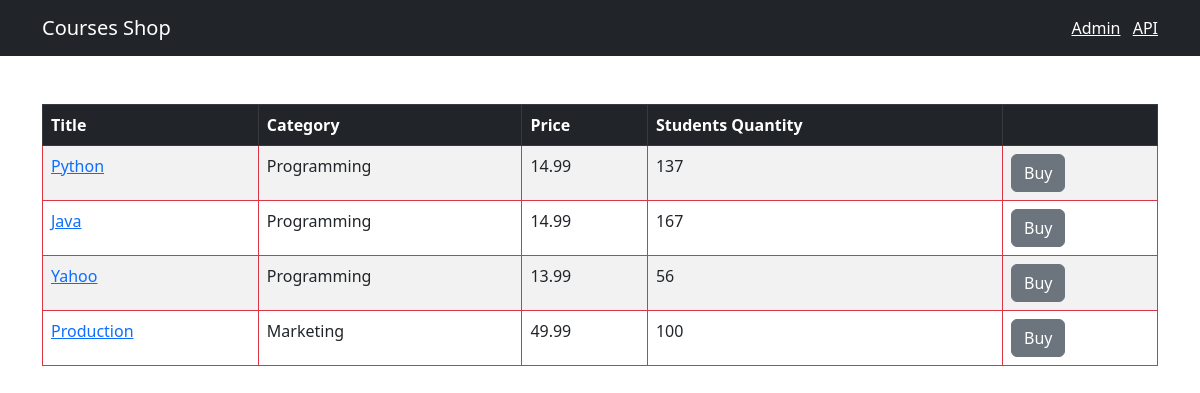
The app's page /, older data.
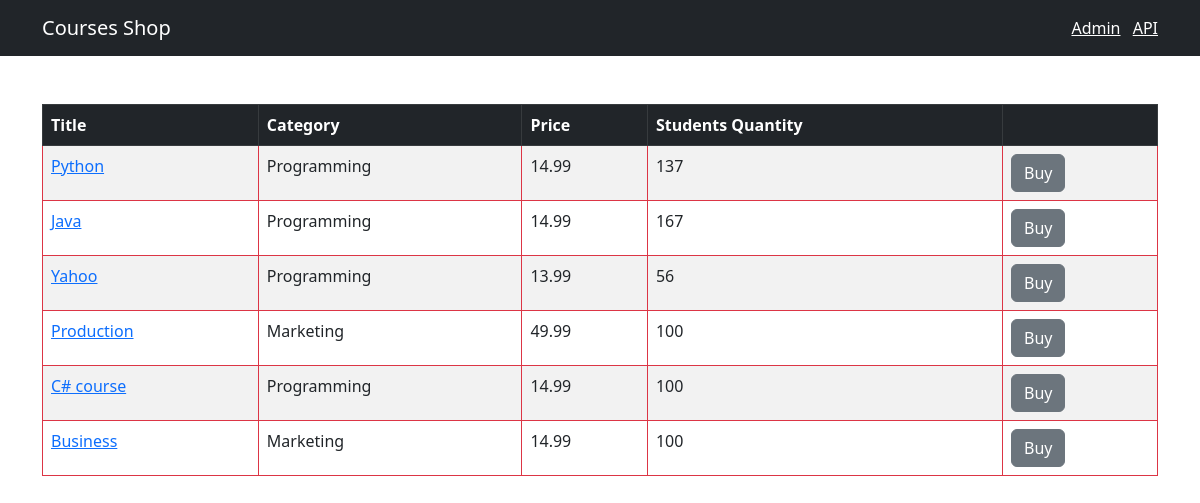
The same page, newer data.
### shop/models.py (models this page shows, shortened)
class Course(models.Model):
    title = models.CharField(max_length=127)
    price = models.FloatField()
    students_qty = models.IntegerField()
    reviews_qty = models.IntegerField()  # Кол-во отзывов
    category = models.ForeignKey(Category, on_delete=models.CASCADE)
    created_at = models.DateTimeField(default=timezone.now)

class Category(models.Model):
    title = models.CharField(max_length=255)
    created_at = models.DateTimeField(default=timezone.now)
    link = models.CharField(max_length=100)
    def __str__(self):
        return self.title

### shop/views.py (the view)
# urls.py: path('', include(api.urls), name='index')
def index(request):
    courses = Course.objects.all()
    return render(request, 'shop/courses.html', {'courses': courses})

### templates/shop/courses.html (shortened to what this page needs)
{% extends 'base.html' %}
{% block content %}
<table class="table mt-5 table-bordered border-danger table-striped table-hover">
    <thead class="table-dark">
        <tr>
            <th>Title</Title></th>
            <th>Category</th>
            <th>Price</th>
            <th>Students Quantity</th>
            <th></th>
        </tr>
    </thead>
    <tbody>
        {% for course in courses %}
        <tr>
            <td>
                <a href={% url "shop:single_course" course.id %}>{{ course.title }}</a>
            </td>
            <td>{{ course.category }}</td>
            <td>{{ course.price }}</td>
            <td>{{ course.students_qty }}</td>
            <td><button class="btn btn-secondary">Buy</button></td>
        </tr>
        {% endfor %}
    </tbody>
</table>
{% endblock  %}

### templates/base.html (shortened to what this page needs)
<!DOCTYPE html>
<html lang="en">
  <head>
    <link
      href="https://cdn.jsdelivr.net/npm/bootstrap@5.3.0-alpha3/dist/css/bootstrap.min.css"
      rel="stylesheet"
    />
  </head>
  <body>
    <nav class="navbar navbar-dark bg-dark">
      <div class="container">
        <a href={% url "shop:index"%} class="navbar-brand">Courses Shop</a>
        <span class="navbar-text" >
          <a href="/admin/" class="me-2" target="_blank" >Admin</a>
          <a href="/api/v1/" target="_blank" >API</a>
        </span>
      </div>
    </nav>
    <main class="container">{% block content %} {% endblock %}</main>
  </body>
</html>

Row changes from the older to the newer data that the page shows:
added Course: title "C# course", category "Programming", price "14.99", students_qty "100"
added Course: title "Business", category "Marketing", price "14.99", students_qty "100"
